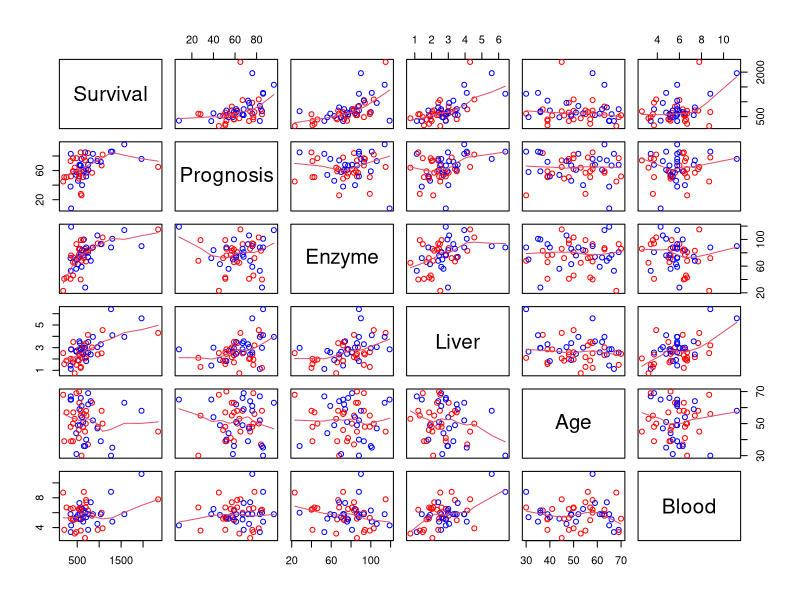
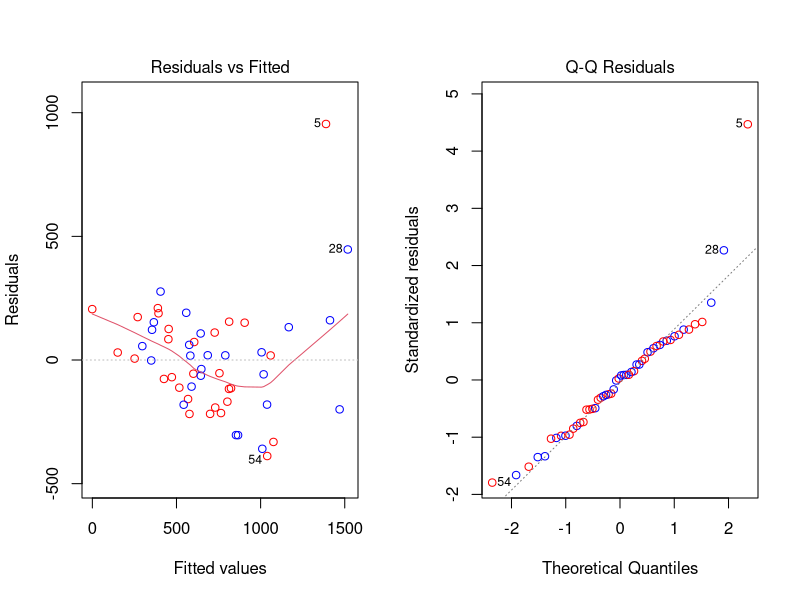
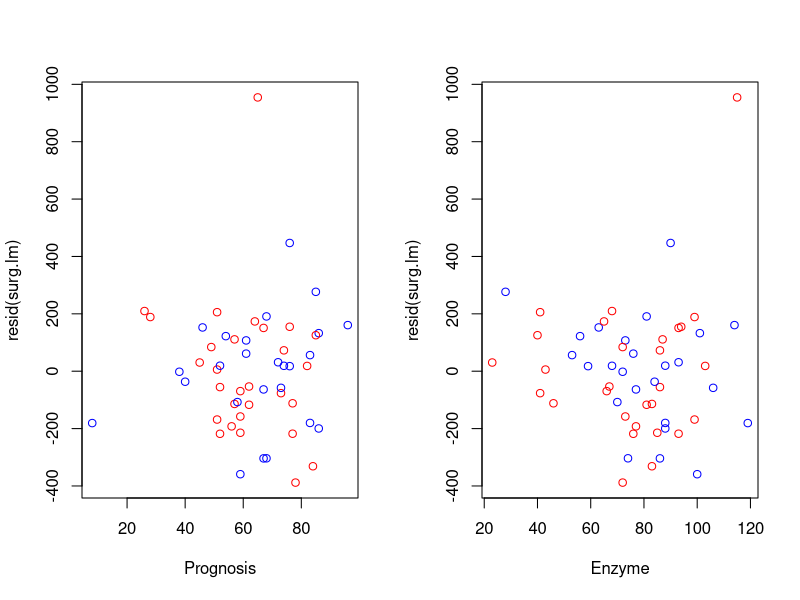
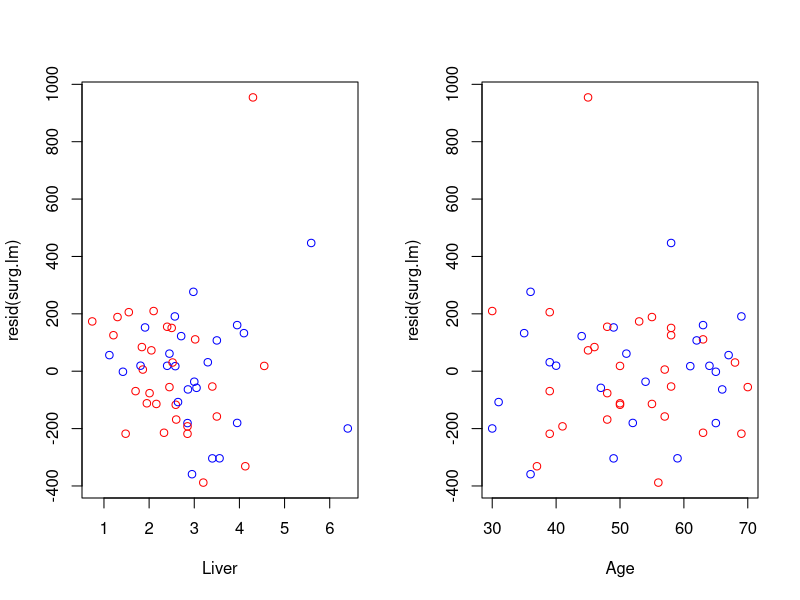
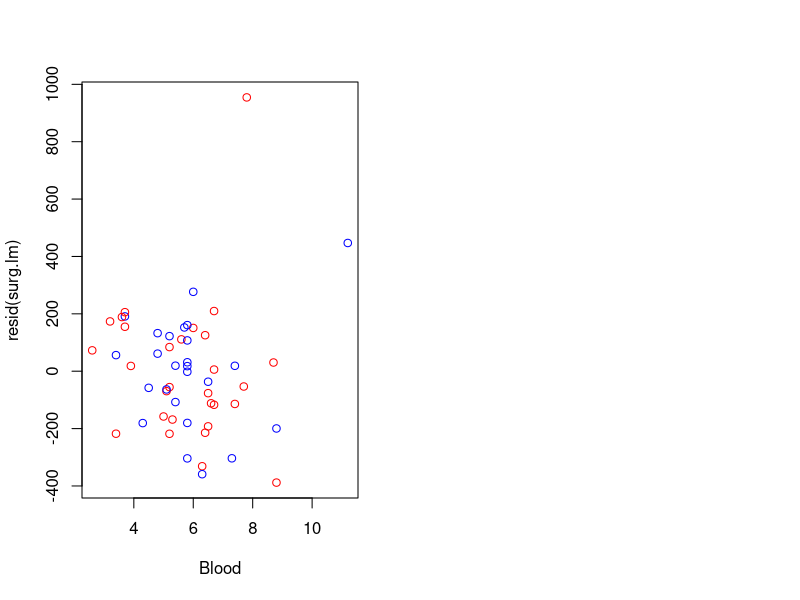
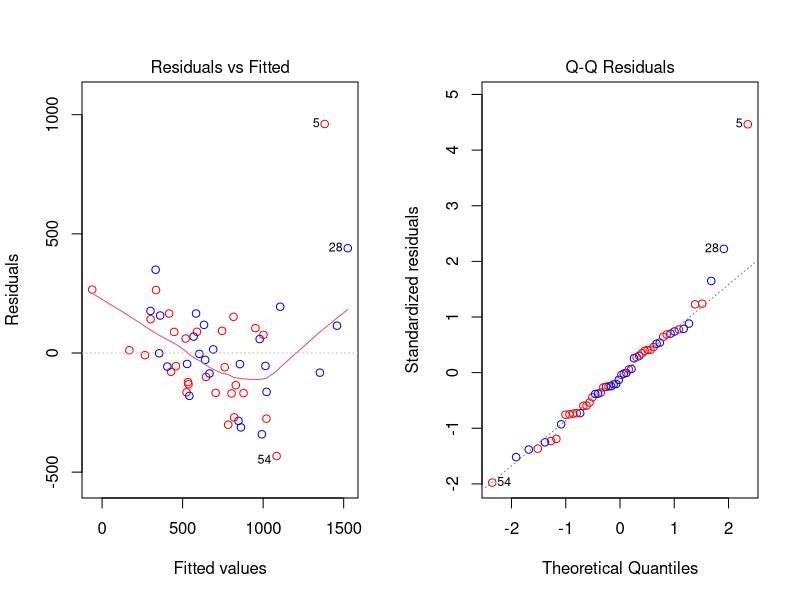
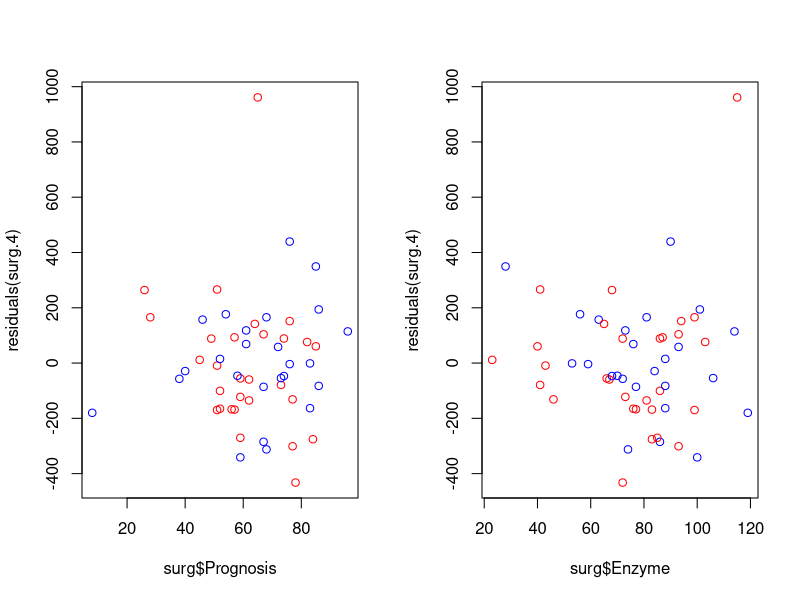
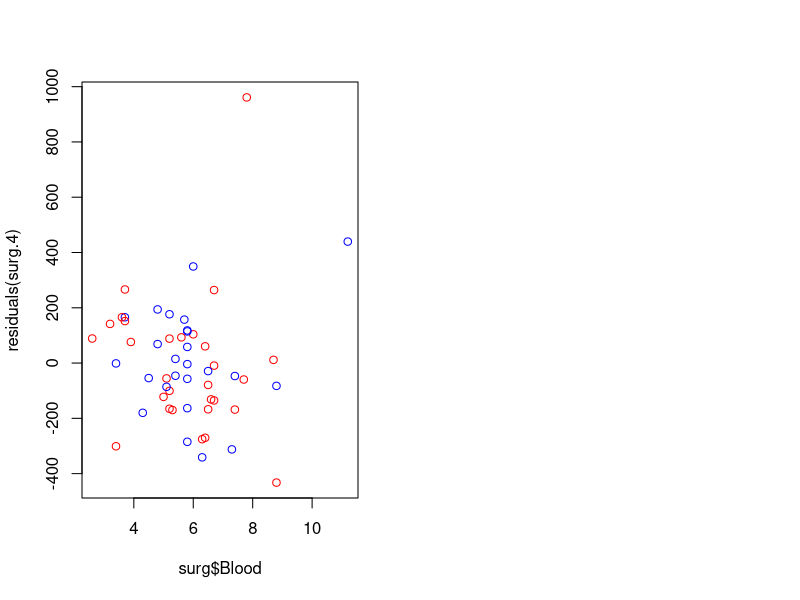

Here is the R script that generated these plots, in order:
## ---- chunk 1
knitr::opts_chunk$set(echo = TRUE)
surg=read.table("surg.dat",header=TRUE)
kml=read.table("kml.dat",header=TRUE)
## ---- chunk 2
surg$Blood = surg$blood # Add copy of column blood
surg$blood = surg$survival # Swap column survival to blood
colnames(surg)[1] = "Survival" # Rename column
surg$blood <- NULL # Remove one of the blood column
surg$survival <- NULL # Remove one of the survival column
newNames = c("Survival","Prognosis","Enzyme","Liver","Age","Gender","Blood")
colnames(surg) = newNames # Change column name
## ---- chunk 3
mycols = c("blue","red")[as.factor(surg$Gender)] # Put color for gender factor 
levels(as.factor(surg$Gender)) # Checking level of gender, so we have blue=F and red=M
## ---- chunk 4
pairs(surg[,-6], panel = panel.smooth, col = mycols) # Scatterplot with smoother, plot data without gender
## ---- chunk 5
cor(surg[,-6]) #Compute correlation matrix without gender variable
## ---- chunk 6
surg.lm=lm(Survival ~ Prognosis + Enzyme + Liver + Age + Gender + Blood, data=surg)
summary(surg.lm)
anova(surg.lm)
## ---- chunk 7
mycols = c("blue","red")[as.factor(surg$Gender)]
par(mfrow = c(1, 2))
plot(surg.lm, which = 1:2, col=mycols)
plot(resid(surg.lm) ~ Prognosis + Enzyme + Liver + Age + Blood, data=surg, col=mycols)
## ---- chunk 8
surg.1 = lm(Survival ~ ., data = surg)
summary(surg.1)
## ---- chunk 9
surg.2 = lm(Survival ~ Prognosis + Enzyme + Liver + Age + Blood, data = surg)
summary(surg.2)
## ---- chunk 10
surg.3 = lm(Survival ~ Prognosis + Enzyme + Age + Blood, data = surg)
summary(surg.3)
## ---- chunk 11
surg.4 = lm(Survival ~ Prognosis + Enzyme + Blood, data = surg)
summary(surg.4)
## ---- chunk 12
par(mfrow = c(1, 2))
plot(surg.4, which = 1:2, col = mycols)
## ---- chunk 13
par(mfrow = c(1, 2))
plot(surg$Prognosis, residuals(surg.4), col = mycols)
plot(surg$Enzyme, residuals(surg.4), col = mycols)
plot(surg$Blood, residuals(surg.4), col = mycols)
## ---- chunk 14
surg.5 = lm( log(Survival) ~ Prognosis + Enzyme + Liver + Age + Gender + Blood, data = surg)
summary(surg.5)
## ---- chunk 15
par(mfrow = c(1, 2))
plot(surg.5, which = 1:2, col=mycols)
plot(resid(surg.5) ~ Prognosis + Enzyme + Liver + Age  + Blood, data = surg, col=mycols)
## ---- chunk 16
surg.6 = update(surg.5, . ~ . - Liver)
summary(surg.6)
## ---- chunk 17
surg.7 = update(surg.6, . ~ . - Gender)
summary(surg.7)
## ---- chunk 18
surg.8 = update(surg.7, . ~ . - Age)
summary(surg.8)
## ---- chunk 19
par(mfrow = c(1, 2))
plot(surg.8, which = 1:2, col = mycols)
plot(resid(surg.8) ~ Prognosis + Enzyme + Blood, data = surg, col = mycols)
## ---- chunk 20
with(kml,table(driver,car)) # Check the number of pairs
## ---- chunk 21
with(kml, interaction.plot(driver, car, kmL, 
                           trace.label = "Specific Car",
                           xlab = "Driver", 
                           ylab = "Efficiency of car in km/L",col = 1:3))

with(kml, interaction.plot(car, driver, kmL, 
                           trace.label = "Driver",
                           xlab = "Specific Car", 
                           ylab = "Efficiency of car in km/L", col = 1:3))
## ---- chunk 22
boxplot(kmL ~ driver + car, data = kml, main="Efficiency of car in km/L")
## ---- chunk 23
kml.1 = lm(kmL ~ car * driver, data = kml)
summary(kml.1)$coefficients
## ---- chunk 24
anova(kml.1)
## ---- chunk 25
kml.2 = update(kml.1, . ~ . - car:driver)
anova(kml.2)
## ---- chunk 26
plot(kml.2, which = 1:2)
kml.aov = aov(kmL ~ car * driver, data = kml)
plot(kml.aov, which = 1:2) 
